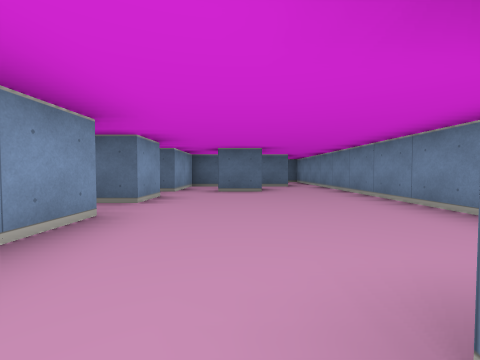
[1] (above)

22 first-person views from a walk through a cub3D level. The camera is about half as high as the walls, tilts 2° down and sees 90° across. The floor is counted in squares. Each view is taken from the middle of a square. On the plan, view 1 faces up. The plan holds only what a view shows up to about 9 squares ahead; the rest is blank.

[2]
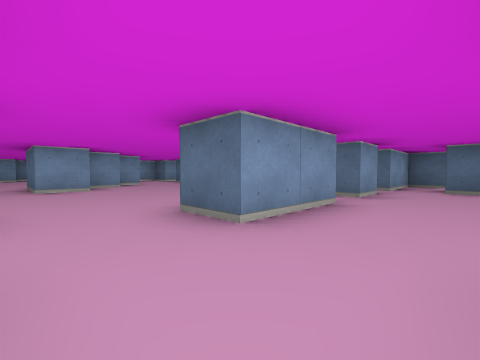

[3]
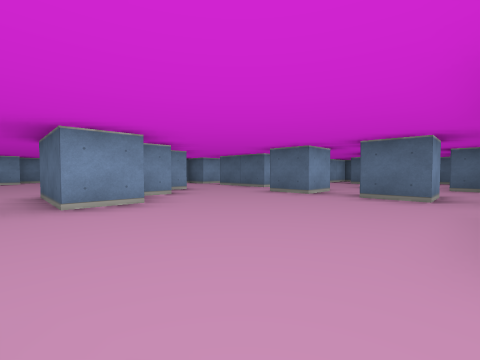

[4]
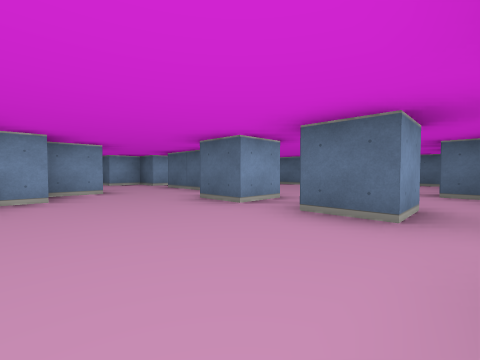

[5]
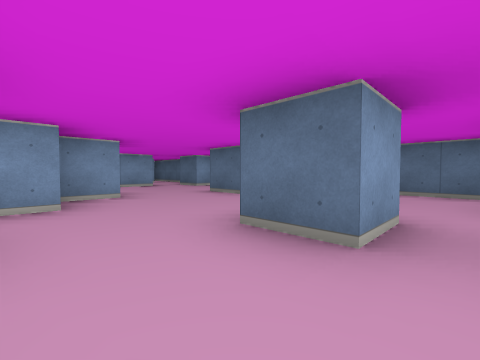

[6]
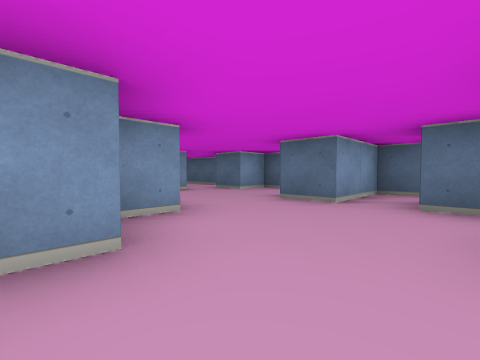

[7]
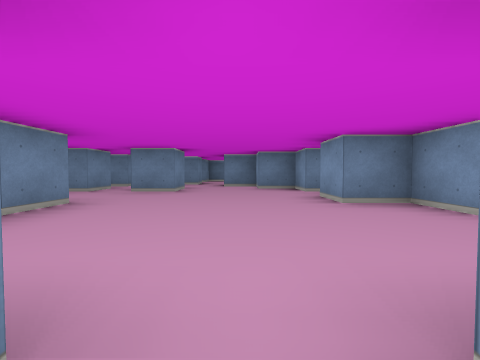

[8]
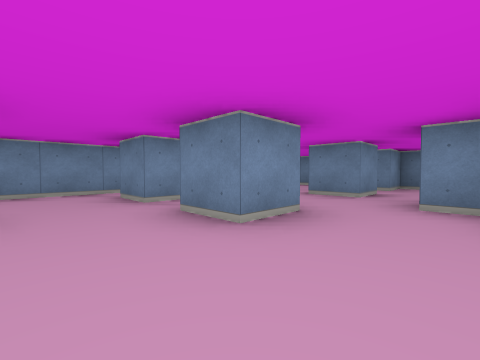

[9]
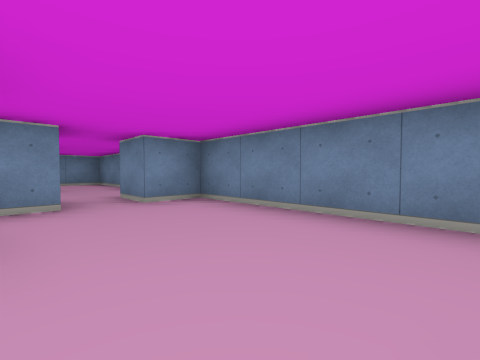

[10]
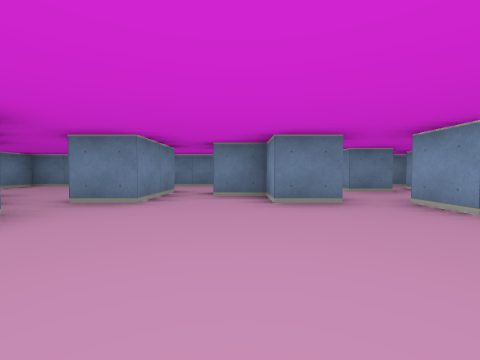

[11]
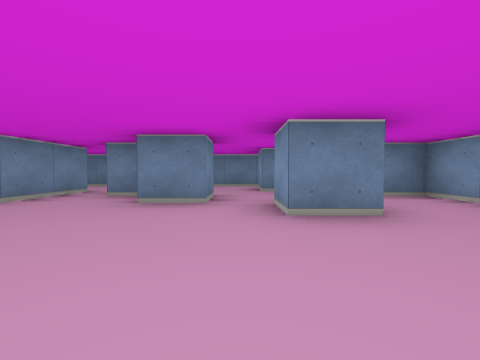

[12]
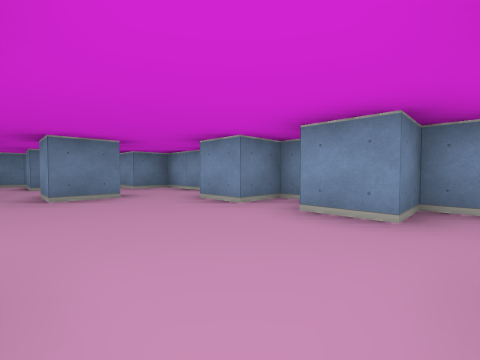

[13]
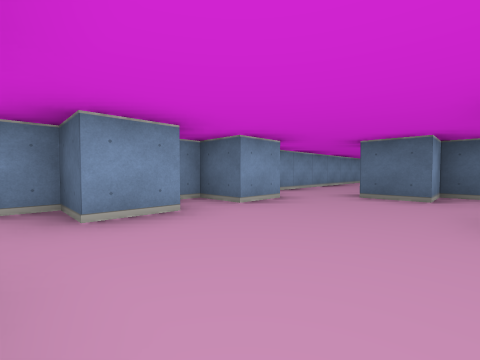

[14]
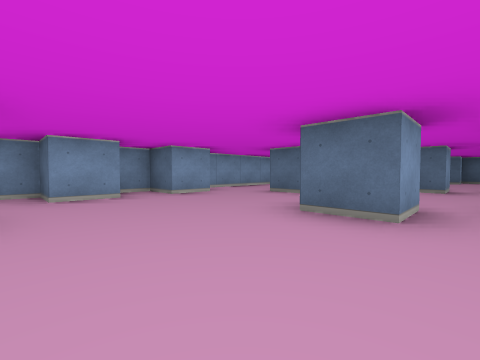

[15]
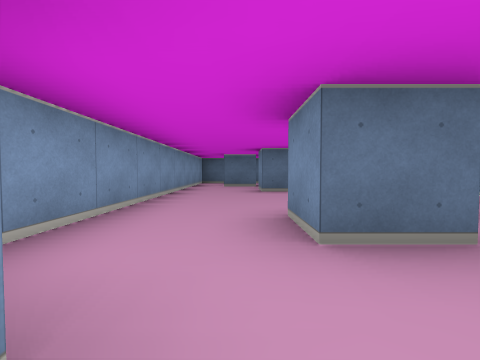

[16]
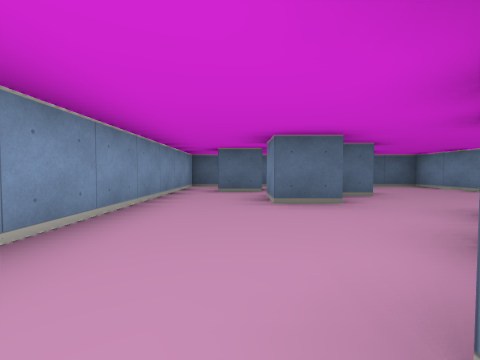

[17]
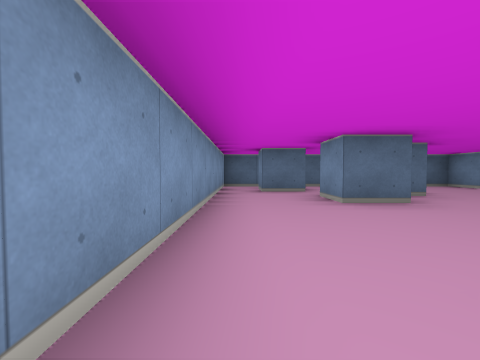

[18]
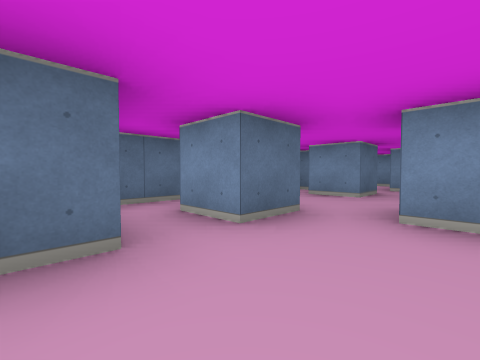

[19]
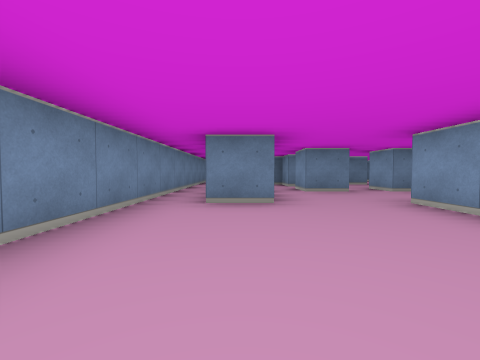

[20]
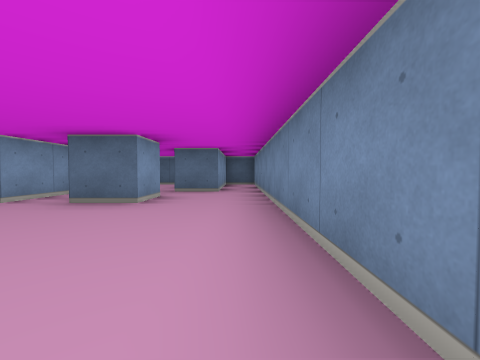

[21]
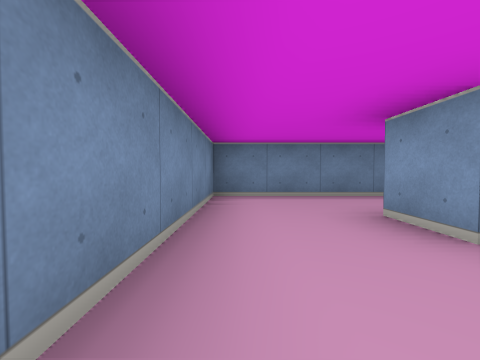

[22]
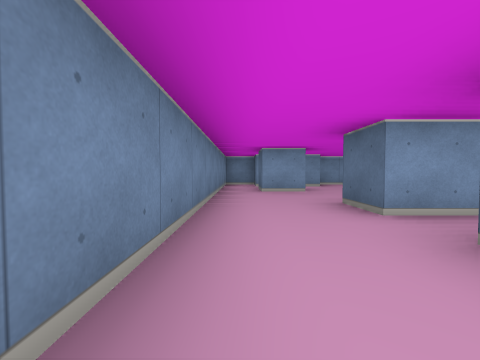

### Floor plan
Key: @ floor where view 1 was taken; # wall or solid block; . floor.
Columns run from 16 left of view 1 to 3 right of it. Each row starts with its distance up from view 1.
 11 #############  #####
 10 #....#..#.....#..#.#
  9 #.#.....#.#..##..#.#
  8 #...#..........#.#.#
  7 #..##......#.###...#
  6 #......#......#.#..#
  5 #....#.##..........#
  4 #...##....#.#.#....#
  3 #..##..............#
  2 #......##.....#....#
  1 ##...#..#.....#....#
  0 #.......##......@#.#
 -1 ##...............#.#
 -2 #........##..#.#.#.#
 -3 #..#......##.......#
 -4 #....##.#..#...# ..#
 -5 ##....#.#....#..#..#
 -6 ##.#...............#
 -7 #............#.....#
 -8 ####################

Positions as (right, up) in squares from view 1, and headings:
1: (0, 0), facing up
2: (0, -1), facing up-left
3: (-3, -1), facing up-left
4: (-3, 1), facing up-left
5: (-4, 5), facing up-left
6: (-6, 5), facing up-left
7: (-5, 4), facing down
8: (-5, 0), facing down-right
9: (-7, -5), facing down-right
10: (-10, 0), facing down
11: (-12, 0), facing down
12: (-12, 2), facing down-left
13: (-12, -2), facing up-left
14: (-10, -2), facing up-left
15: (-14, 1), facing up
16: (-14, 3), facing up
17: (-15, 3), facing up
18: (-8, 7), facing up-right
19: (1, 4), facing down
20: (2, 2), facing up
21: (2, -3), facing down
22: (-7, -7), facing left
